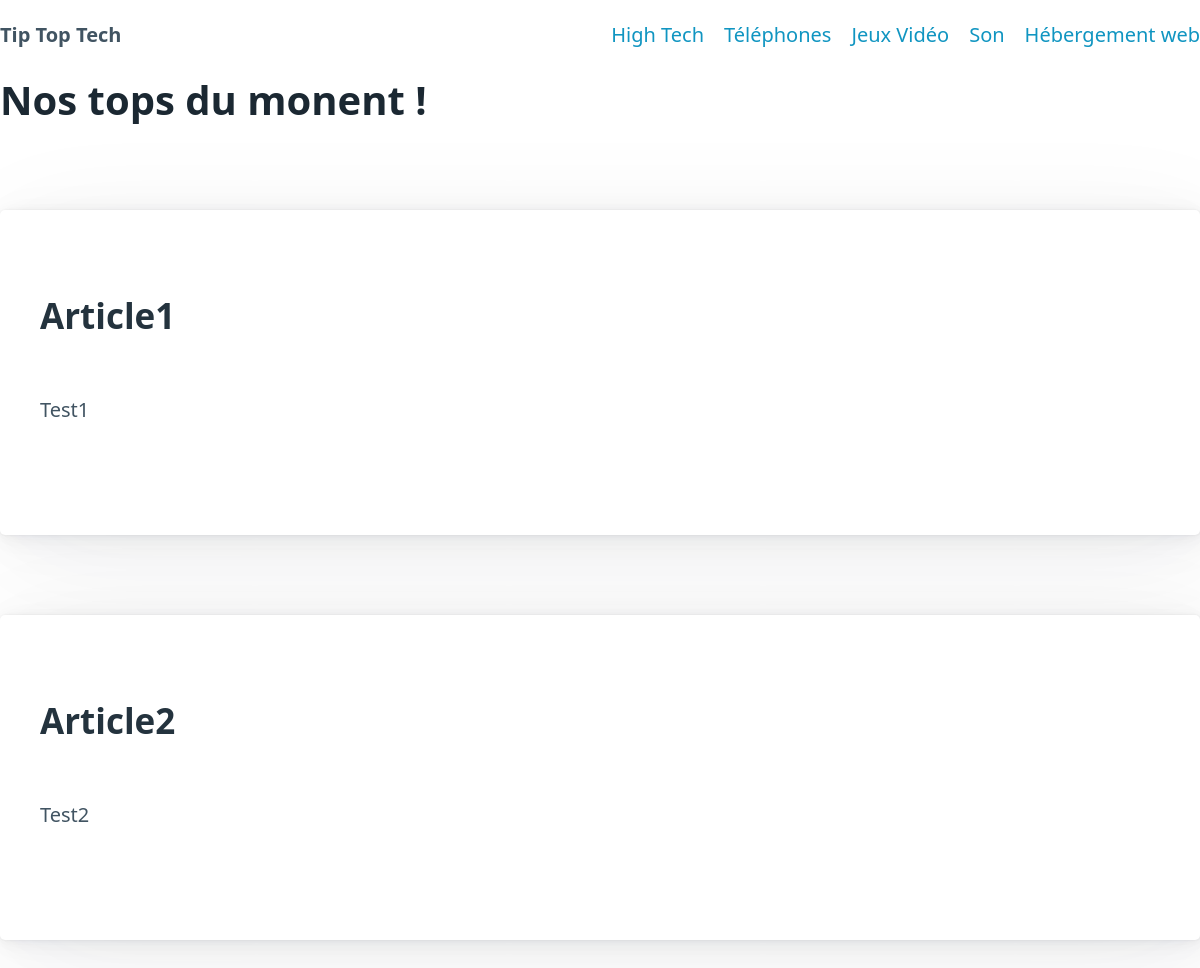
Before: / with the older database file.
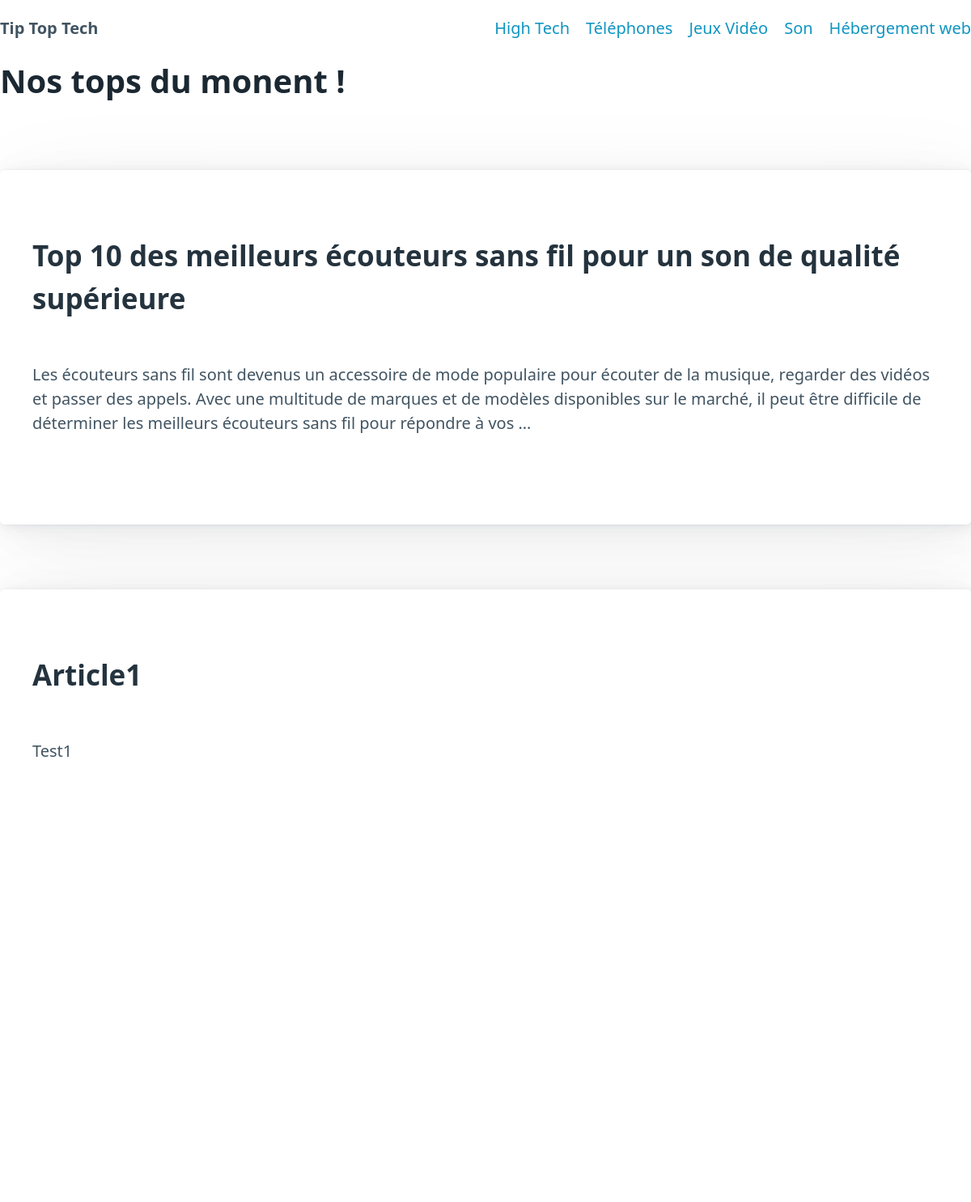
After: the same page with the newer database file.
### affiliation/models.py (models this page shows, shortened)
class BlogPost(models.Model):
    title = models.CharField(max_length=255, unique=True, verbose_name="Titre")
    slug = models.SlugField(max_length=255, unique=True, blank=True)
    last_updated = models.DateTimeField(auto_now=True)
    created_on = models.DateField(blank=True, null=True)
    published = models.BooleanField(default=False, verbose_name="Publié")
    content = models.TextField(blank=True, verbose_name="Contenu")
    class Meta:
        ordering = ['-created_on']
        verbose_name = 'Article'

### affiliation/views.py (the view)
# urls.py: 2. Add a URL to urlpatterns:  path('', views.home, name='home')
def home(request):
    posts = BlogPost.objects.all()
    return render(request,
                'affiliation/blogpost_list.html',
                {'posts': posts})

### affiliation/templates/affiliation/blogpost_list.html (shortened to what this page needs)
{% extends 'affiliation/base.html' %}
{% load static %}
{% block content %}
    <h1>Nos tops du monent !</h1>
    {% for post in posts %}
        <article>
            <h2>{{ post.title }}</h2>
            <p>{{ post.content|safe|truncatewords:50 }}</p>
        </article>
    {% endfor %}
{% endblock %}

Changed rows visible on the page:
no longer on this page (row unchanged): BlogPost: title "Article2", content "Test2"
added BlogPost: title "Top 10 des meilleurs écouteurs sans fil pour un son de qualité supérieure", content "Les écouteurs sans fil sont devenus un accessoire de mode populaire pour écouter de la musique, regarder des vidéos et passer des appels. Avec une multitude de marques et de modèles disponibles sur le marché, il peut être difficile de déterminer les meilleurs écouteurs sans fil pour répondre à vos …"
